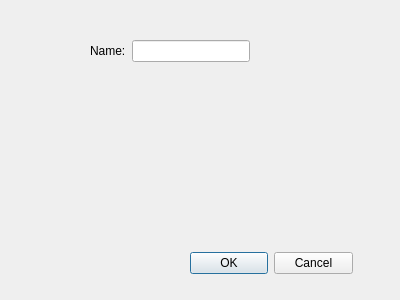
<?xml version="1.0" encoding="UTF-8"?>
<ui version="4.0">
 <class>EditClassDialog</class>
 <widget class="QDialog" name="EditClassDialog">
  <property name="geometry">
   <rect>
    <x>0</x>
    <y>0</y>
    <width>400</width>
    <height>300</height>
   </rect>
  </property>
  <property name="windowTitle">
   <string>Dialog</string>
  </property>
  <widget class="QWidget" name="formLayoutWidget">
   <property name="geometry">
    <rect>
     <x>90</x>
     <y>40</y>
     <width>160</width>
     <height>80</height>
    </rect>
   </property>
   <layout class="QFormLayout" name="formLayout">
    <item row="0" column="0">
     <widget class="QLabel" name="label">
      <property name="text">
       <string>Name:</string>
      </property>
     </widget>
    </item>
    <item row="0" column="1">
     <widget class="QLineEdit" name="nameEdit"/>
    </item>
   </layout>
  </widget>
  <widget class="QDialogButtonBox" name="buttonBox">
   <property name="geometry">
    <rect>
     <x>190</x>
     <y>250</y>
     <width>163</width>
     <height>26</height>
    </rect>
   </property>
   <property name="standardButtons">
    <set>QDialogButtonBox::Cancel|QDialogButtonBox::Ok</set>
   </property>
  </widget>
 </widget>
 <resources/>
 <connections/>
</ui>
